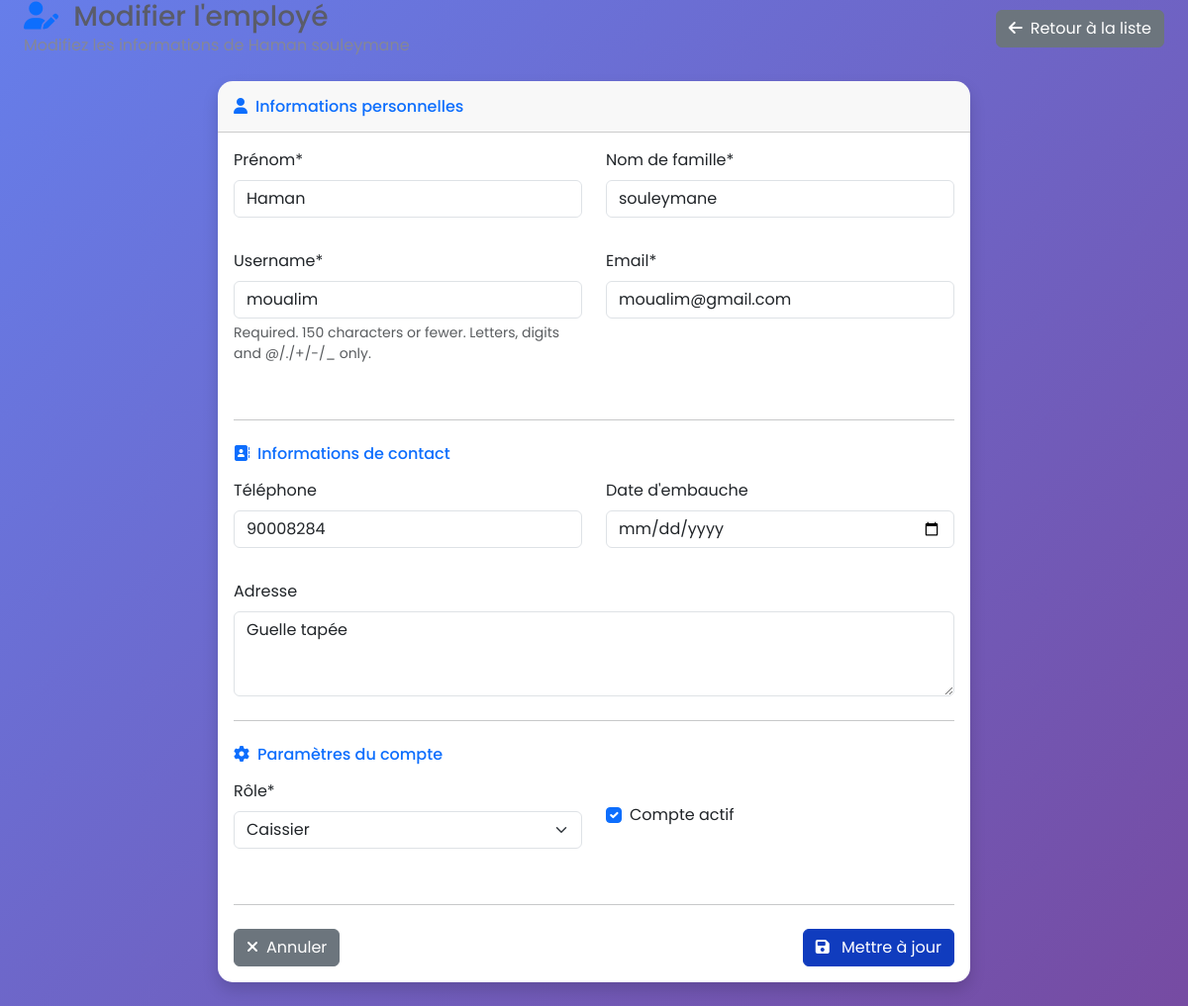
The app's page /accounts/employees/7/edit/ (signed in), older data.
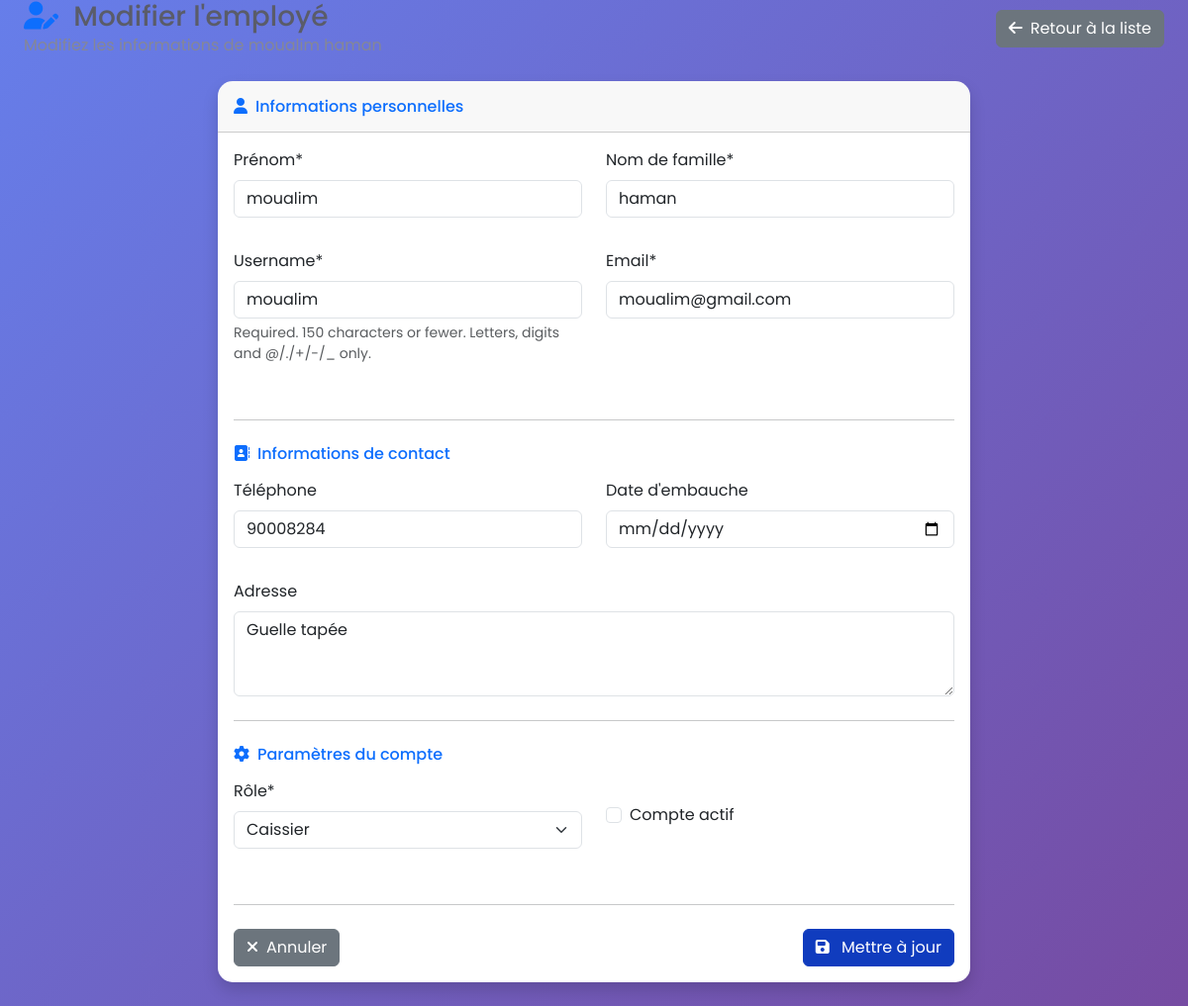
The same page, newer data.
### apps/accounts/models.py (models this page shows, shortened)
class User(AbstractUser):
    class Role(models.TextChoices):
        ADMIN = "ADMIN", "Administrateur"
        CASHIER = "CASHIER", "Caissier"
    role = models.CharField(
        max_length=20,
        choices=Role.choices,
        default=Role.CASHIER,
        help_text="Rôle de l'utilisateur dans le système"
    )
    phone = models.CharField(
        max_length=20,
        blank=True,
        verbose_name="Téléphone"
    )
    address = models.TextField(
        blank=True,
        verbose_name="Adresse"
    )
    hire_date = models.DateField(
        null=True,
        blank=True,
        verbose_name="Date d'embauche"
    )
    email = models.EmailField(
        unique=True,
        help_text="Adresse email unique requise pour la récupération de mot de passe"
    )
    first_name = models.CharField(max_length=150, verbose_name="Prénom")
    last_name = models.CharField(max_length=150, verbose_name="Nom de famille")
    class Meta:
        verbose_name = "Utilisateur"
        verbose_name_plural = "Utilisateurs"
        ordering = ['-date_joined']
    def get_full_name(self):
        if self.first_name and self.last_name:
            return f"{self.first_name} {self.last_name}"
        return self.username
    def is_admin(self):
        return self.role == self.Role.ADMIN
    description = models.TextField(
    blank=True,
    verbose_name="Description",
    help_text="Description détaillée du fournisseur"
)

### apps/accounts/views.py (the view, shortened to what this page needs)
# urls.py: path('employees/<int:pk>/edit/',views.EmployeeUpdateView.as_view(),    name='employee_edit'),
class EmployeeUpdateView(LoginRequiredMixin, AdminRequiredMixin, UpdateView):
    model = User
    form_class = EmployeeUpdateForm
    template_name = 'accounts/employees/employee_form.html'
    success_url = reverse_lazy('accounts:employee_list')
    def get_queryset(self):
        return User.objects.exclude(pk=self.request.user.pk)

### apps/accounts/views.py (called while the page is built)
    def test_func(self):
        return self.request.user.is_authenticated and self.request.user.is_admin()

### apps/accounts/templates/accounts/employees/employee_form.html (shortened to what the changed rows need)
{% extends 'base.html' %}
{% load crispy_forms_tags %}
{% block content %}
<div class="container-fluid px-4">
    <div class="d-flex justify-content-between align-items-center mb-4">
        <div>
            <h1 class="h3 mb-0 text-gray-800">
                <i class="fas fa-user-edit me-2 text-primary"></i>
            </h1>
            <p class="text-muted mb-0">
                {% if object %}
                    Modifiez les informations de {{ object.get_full_name }}
                {% else %}
                    Ajoutez un nouveau membre à votre équipe
                {% endif %}
            </p>
        </div>
    </div>
    <div class="row justify-content-center">
        <div class="col-lg-8">
            <div class="card shadow mb-4">
                <div class="card-body">
                    <form method="post">
                        <div class="row">
                            <div class="col-md-6 mb-3">
                                {{ form.first_name|as_crispy_field }}
                            </div>
                            <div class="col-md-6 mb-3">
                                {{ form.last_name|as_crispy_field }}
                            </div>
                            <div class="col-md-6 mb-3">
                                {{ form.username|as_crispy_field }}
                            </div>
                            <div class="col-md-6 mb-3">
                                {{ form.email|as_crispy_field }}
                            </div>
                        </div>
                        <div class="row">
                            <div class="col-md-6 mb-3">
                                {{ form.phone|as_crispy_field }}
                            </div>
                            <div class="col-md-6 mb-3">
                                {{ form.hire_date|as_crispy_field }}
                            </div>
                        </div>
                        <div class="mb-3">
                            {{ form.address|as_crispy_field }}
                        </div>
                        <div class="row">
                            <div class="col-md-6 mb-3">
                                {{ form.role|as_crispy_field }}
                            </div>
                            {% if form.is_active %}
                            <div class="col-md-6 mb-3">
                                <div class="form-check mt-4">
                                    {{ form.is_active }}
                                    <label class="form-check-label" for="{{ form.is_active.id_for_label }}">
                                        Compte actif
                                    </label>
                                </div>
                            </div>
                            {% endif %}
                        </div>
                    </form>
                </div>
            </div>
        </div>
    </div>
</div>
{% endblock %}

Row changes from the older to the newer data that the page shows:
changed User "moualim": get_full_name "Haman souleymane" → "moualim haman"; first_name "Haman" → "moualim"; last_name "souleymane" → "haman"; is_active "☑" → "☐"
